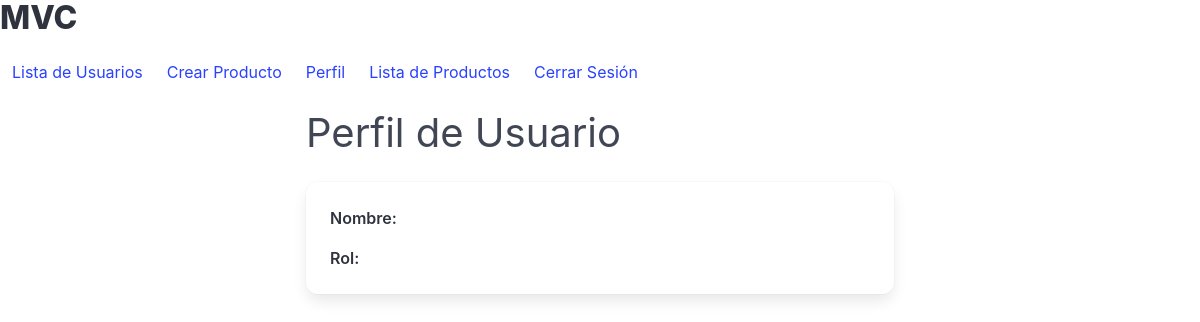
/profile/alcohol@gmail.com (signed in), run on an earlier commit of the app's database.
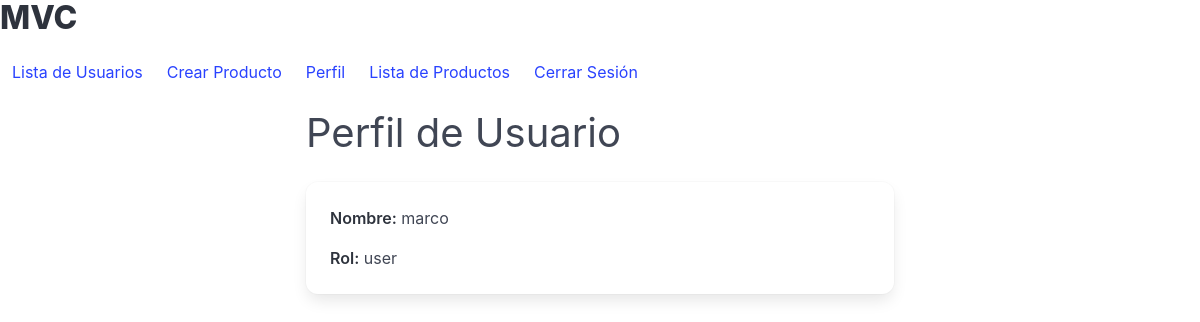
And on a later commit of the database.
### models/user_model.py (models this page shows, shortened)
class User(UserMixin, db.Model):
    __tablename__ = "users"
    correo = db.Column(db.String(255), unique=True, nullable=False, primary_key=True)
    name = db.Column(db.String(50), nullable=False)
    password_hash = db.Column(db.String(255), nullable=False)
    registration_date = db.Column(db.DateTime, default=lambda: datetime.now(timezone.utc))
    role = db.Column(db.String(50), nullable=False, default="user")
    @staticmethod
    def get_user_by_correo(correo):
        return User.query.filter_by(correo=correo).first()
    def has_role(self, role):
        return self.role == role

### controllers/user_controller.py (the view)
@user_bp.route("/profile/<string:correo>")
@login_required
def profile(correo):
    user = User.get_user_by_correo(correo)
    return user_view.perfil(user)

### run.py (called while the page is built)
@login_manager.user_loader
def load_user(correo):
    return User.get_user_by_correo(correo)

### views/user_view.py (called while the page is built)
def perfil(user):
    return render_template(
        "profile.html", title="Perfil de usuario", current_user=current_user, user=user
    )

### templates/profile.html
{% extends 'base.html' %}
{% block content %}
<h2 class="subtitle is-2">Perfil de Usuario</h2>
<div class="card">
    <div class="card-content">
        <div class="content">
            <p><strong>Nombre:</strong> {{ user.name }}</p>
            <p><strong>Rol:</strong> {{ user.role }}</p>
        </div>
    </div>
</div>
{% endblock %}

What changed in the data, as far as the page shows it:
added User: name "marco", role "user"
